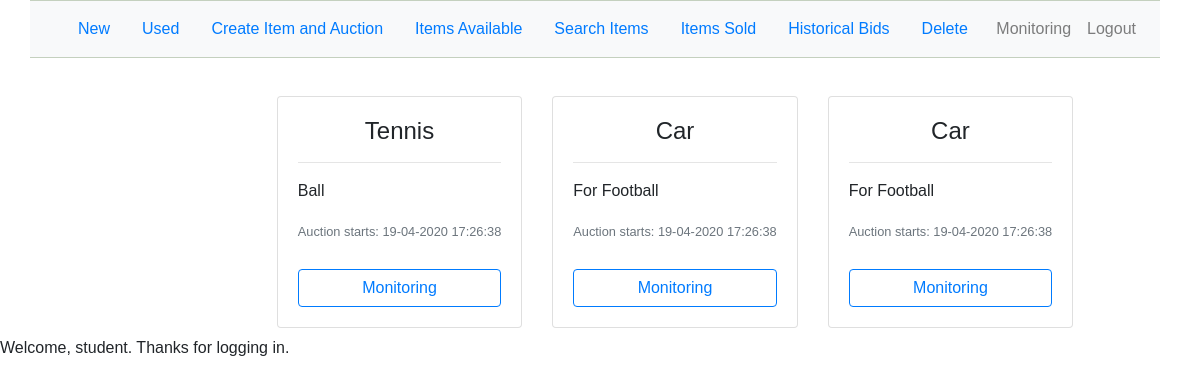
The app's page / (signed in) with its own data.
### auction/models.py (models this page shows)
class Auctions(models.Model):
    STATUS_AUCTIONS_CHOICES = (
            ('OFFERS', 'Offers'),
            ('COMPLETED', 'Completed'),
        )
    auction_bidding_price = models.IntegerField()
    auction_status = models.CharField(
        max_length = 20,
        choices = STATUS_AUCTIONS_CHOICES,
        )
    time_start = models.DateTimeField(default=datetime.now)
    time_left = models.DateTimeField()
    auction_winner = models.CharField(max_length=60)
    item_id = models.ForeignKey(Items, on_delete=models.CASCADE)
    item_name = models.CharField(max_length=60,default='')
    bids = models.IntegerField()

class Items(models.Model):
    STATUS_CHOICES = (
    	('NEW', 'New'),
    	('USED', 'Used'),
    )
    item_title = models.CharField(max_length=60)
    time_stamp = models.DateTimeField(auto_now_add=True, blank=True)
    status = models.CharField(
        max_length = 20,
        choices = STATUS_CHOICES,
        )
    item_description = models.CharField(max_length=60)
    auction_expiration_time = models.DateTimeField(default=datetime.now)
    item_owner = models.CharField(max_length=60)

### auction/views.py (the view)
# urls.py: path('', views.index, name='index'),
def index(request):
    auctions = Auctions.objects.filter(time_left__gte=datetime.now())
    try:
        if request.session['username']:
            user = User.objects.get(username=request.session['username'])
            m = Monitoring.objects.filter(user_id=user)
            monitoring = Auctions.objects.none()
            for item in m:
                a = Auctions.objects.filter(id=item.auction_id.id)
                monitoring = list(chain(monitoring, a))
            return render(request, 'index.html',{'auctions': auctions, 'user': user,'monitoring': monitoring})
    except KeyError:
        return render(request, 'index.html', {'auctions': auctions})
    return render(request, 'index.html', {'auctions': auctions})

### auction/templates/index.html (shortened to what this page needs)
<!DOCTYPE html>
<html>
<head>
    <link rel="stylesheet" href="https://maxcdn.bootstrapcdn.com/bootstrap/4.0.0-beta.2/css/bootstrap.min.css">
	<link rel="stylesheet" type="text/css" href="/static/css/login.css">
    <link rel="stylesheet" type="text/css" href="/static/css/index.css">
</head>
<body>
    <nav class="navbar navbar-expand-lg navbar-light bg-light">
        <ul class="nav nav-pills">
            <li class="nav-item">
                <a class="nav-link" href="/auction/category/new/">New</a>
            </li>
            <li class="nav-item">
                <a class="nav-link" href="/auction/category/used/">Used</a>
            </li>
			<li class="nav-item">
                <a class="nav-link" href="/auction/items/">Create Item and Auction</a>
            </li>
			<li class="nav-item">
                <a class="nav-link" href="/auction/availableitems/">Items Available</a>
            </li>
			<li class="nav-item">
                <a class="nav-link" href="/auction/searchitems/">Search Items</a>
            </li>
			<li class="nav-item">
                <a class="nav-link" href="/auction/itemssold/">Items Sold</a>
            </li>
			<li class="nav-item">
                <a class="nav-link" href="/auction/historicalbids/">Historical Bids</a>
            </li>
			<li class="nav-item">
                <a class="nav-link" href="/auction/delete/">Delete</a>
            </li>
		</ul>
        <ul id="right_navbar" class="navbar-nav ml-auto">
            {% if request.session.username %}
                   {% include "home.html" %}
            {% endif %}
        </ul>
    </nav>
    <div class="d-flex justify-content-center">
        <div class="p-2">
            <div id="placeholder">
                {% block body %}
								{% include "auctions.html" %}
                {% endblock %}
            </div>
        </div>
    </div>
	{% if user.is_authenticated %}
		<p>Welcome, {{ user.get_username }}. Thanks for logging in.</p>
	{% else %}
		<p>Welcome, new user. Please log in.</p>
	{% endif %}
</body>
</html>

### auction/templates/auctions.html (shortened to what this page needs)
<!DOCTYPE html>
<html>
<head>
    <link rel="stylesheet" type="text/css" href="/static/css/bidding.css">
	<link rel="stylesheet" type="text/css" href="/static/css/auctions.css">
</head>
<body>
{% now "Y-m-d-H-i-s" as todays_date %}
<div class="container-fluid">
    <div id="myCarousel" class="carousel slide" data-interval="false">
    {% load custom_tags %}
        {% for auction in auctions %}
        {% if forloop.counter0|divisibleby:'4' %}
        <div class="carousel-inner row w-100 mx-auto">
            {% if auctions|length == 1 %} <div class="carousel-item col-md-12 active">
            {% elif auctions|length == 2 %} <div class="carousel-item col-md-6 active">
            {% elif auctions|length == 3 %} <div class="carousel-item col-md-4 active">
            {% else %} <div class="carousel-item col-md-3 active">
            {% endif %}
        {% else %}
            {% if auctions|length == 1 %} <div class="carousel-item col-md-12">
            {% elif auctions|length == 2 %} <div class="carousel-item col-md-6">
            {% elif auctions|length == 3 %} <div class="carousel-item col-md-4">
            {% else %} <div class="carousel-item col-md-3">
            {% endif %}
        {% endif %}
            <div class="card">
                <div class="card-body">
                    <div id="item_name">
                        <h4 class="card-title text-center">{{ auction.item_id.item_title }}</h4><hr>
                    </div>
                    <p class="card-text">{{ auction.item_id.item_description }}</p>
                    <p class="card-text"><small class="text-muted">
                    {% if todays_date > auction.time_start|date:'Y-m-d-H-i-s' %}
                    Auction ends in: {{ auction.time_left|time_left }}
                    {% else %}
                    Auction starts: {{ auction.time_start|date:'d-m-Y H:i:s' }}
                    {% endif %}
                    </small></p>
                    <div>
                        <button type="button" class="btn btn-outline-primary monitoring_button" onclick="location.href='/auction/monitoring/{{auction.id}}'">
                        {% if monitoring %}
                            {% if monitoring|search:auction.id%}
                            Nonmonitoring
                            {% else %}
                            Monitoring
                            {% endif %}
                        {% else %}
                            Monitoring
                        {% endif %}
                        </button>
                    </div>
                </div>
            </div>
        </div>
        {% endfor %}
        </div>
    </div>
</div>
</body>
</html>

### auction/static/css/login.css (style rules this page uses)
body { font-family: 'Arial, Helvetica', sans-serif; }

### auction/static/css/index.css (style rules this page uses)
.navbar { margin-left: 30px; margin-right: 40px; border-top: 1px solid #C4D0BE; border-bottom: 1px solid #C4D0BE; }
#placeholder { margin-left: 150px; }

### auction/static/css/auctions.css (style rules this page uses)
.row { margin-top: 30px; }
.carousel-inner .active, .carousel-inner .active + .carousel-item, .carousel-inner .active + .carousel-item + .carousel-item, .carousel-inner .active + .carousel-item + .carousel-item + .carousel-item, .carousel-inner .active + .carousel-item + .carousel-item + .carousel-item + .carousel-item, .carousel-inner .active + .carousel-item + .carousel-item + .carousel-item + .carousel-item + .carousel-item { display: block; }
.monitoring_button { width: 100%; margin-top: 10px; }

### records on screen
Auctions: item_id.item_title "Tennis", item_id.item_description "Ball", time_start "19-04-2020 17:26:38"
Auctions: item_id.item_title "Car", item_id.item_description "For Football", time_start "19-04-2020 17:26:38"
Auctions: item_id.item_title "Car", item_id.item_description "For Football", time_start "19-04-2020 17:26:38"

### other values on screen
{{ user.get_username }} "student"
